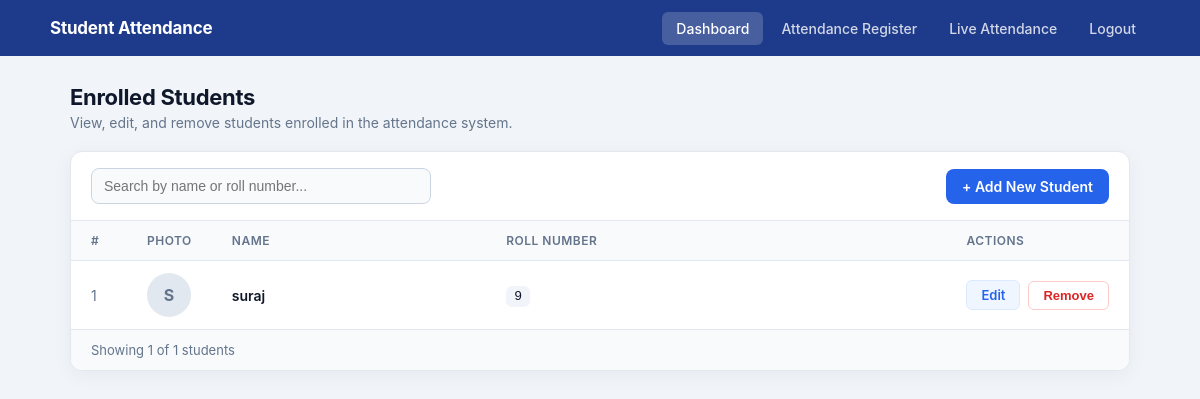
Page /admin (signed in) on the earlier database version.
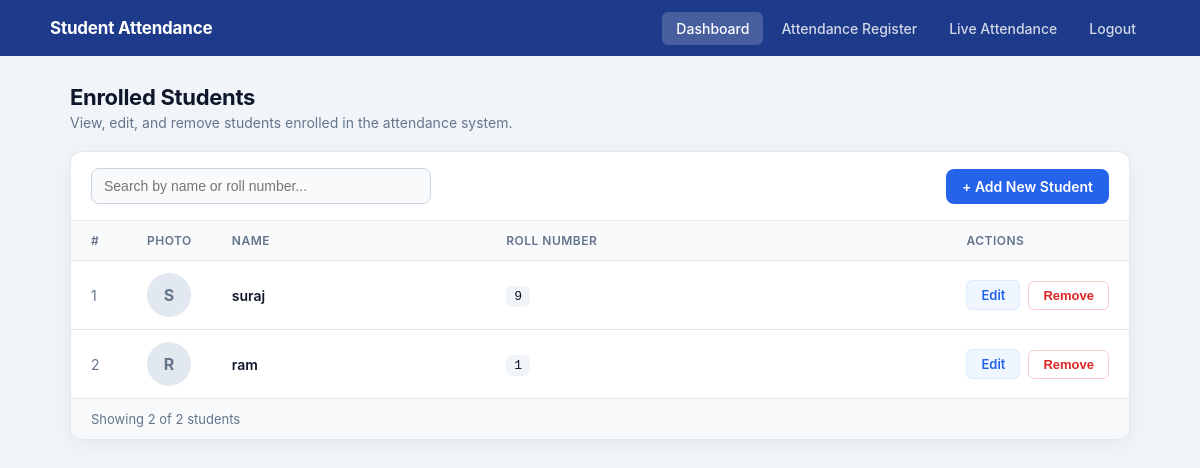
Same page on the later database version.
### tables this page shows
CREATE TABLE students (
                id INTEGER PRIMARY KEY AUTOINCREMENT,
                name TEXT NOT NULL,
                roll_number TEXT NOT NULL UNIQUE,
                photo_path TEXT
            );

### app.py (the view)
@app.route("/admin")
@login_required("admin")
def admin():
    try:
        conn = get_connection()                                 # open DB connection
        cursor = conn.cursor()                                  # create cursor
        cursor.execute("SELECT id, name, roll_number, photo_path FROM students ORDER BY id")  # fetch all students
        students = cursor.fetchall()                            # fetch all rows
        conn.close()                                            # close connection
    except Exception as e:
        return render_template("admin_dashboard.html", students=[], error="Database error loading students.")
    student_list = []                                           # build list of student dicts
    for s in students:
        photo_url = None                                        # default: no photo
        if s[3] and os.path.isfile(s[3]):                       # photo file exists on disk
            photo_url = "/" + s[3].replace("\\", "/")           # convert path to URL
            static_idx = photo_url.find("/static/")             # find /static/ prefix
            if static_idx != -1:
                photo_url = photo_url[static_idx:]              # strip everything before /static/
        student_list.append({"id": s[0], "name": s[1], "roll_number": s[2], "photo_url": photo_url})  # add student dict
    return render_template("admin_dashboard.html", students=student_list)  # render admin dashboard

### app.py (called while the page is built)
def login_required(role):
    def decorator(f):
        @wraps(f)
        def wrapper(*args, **kwargs):
            if "user_id" not in session:          # user is not logged in at all
                return redirect(url_for("login"))
            if session.get("role") != role:        # user lacks the required role
                return redirect(url_for("login"))
            return f(*args, **kwargs)              # authorised – call the original view
        return wrapper
    return decorator

### database.py (called while the page is built)
def get_connection():
    try:
        conn = sqlite3.connect(DB_PATH)     # open (or create) the SQLite database
        conn.execute("PRAGMA foreign_keys = ON")  # enable foreign key enforcement
        return conn
    except sqlite3.Error as e:
        print(f"Database connection error: {e}")
        raise

### templates/admin_dashboard.html (shortened to what this page needs)
<!DOCTYPE html>
<html lang="en">
<head>
</head>
<body>
    <header class="topbar">
        <div class="topbar-inner">
            <span class="brand">Student Attendance</span>
            <nav class="nav">
                <a href="/admin" class="active">Dashboard</a>
                <a href="/admin/attendance-register">Attendance Register</a>
                <a href="/admin/live">Live Attendance</a>
                <a href="/logout">Logout</a>
            </nav>
        </div>
    </header>
    <main class="container">
        <h2 class="page-title">Enrolled Students</h2>
        <p class="page-sub">View, edit, and remove students enrolled in the attendance system.</p>
        <div class="panel">
            {% if students %}
            <div class="toolbar">
                <input type="search" id="search" class="search" placeholder="Search by name or roll number...">
                <a href="/admin/add" class="btn">+ Add New Student</a>
            </div>
            <div class="table-wrap">
                <table id="studentTable">
                    <thead>
                        <tr>
                            <th class="col-index">#</th>
                            <th class="col-photo">Photo</th>
                            <th>Name</th>
                            <th>Roll Number</th>
                            <th class="col-actions">Actions</th>
                        </tr>
                    </thead>
                    <tbody>
                        {% for s in students %}
                        <tr>
                            <td class="col-index">{{ loop.index }}</td>
                            <td>
                                {% if s.photo_url %}
                                <img class="avatar" src="{{ s.photo_url }}" alt="{{ s.name }}">
                                {% else %}
                                <div class="avatar-empty" title="No photo">{{ s.name[:1] }}</div>
                                {% endif %}
                            </td>
                            <td class="name">{{ s.name }}</td>
                            <td><span class="roll">{{ s.roll_number }}</span></td>
                            <td>
                                <div class="actions">
                                    <a class="btn-sm btn-edit" href="/admin/edit/{{ s.id }}">Edit</a>
                                    <form action="/admin/remove/{{ s.id }}" method="POST" onsubmit="return confirm('Remove this student?');">
                                        <button type="submit" class="btn-sm btn-remove">Remove</button>
                                    </form>
                                </div>
                            </td>
                        </tr>
                        {% endfor %}
                    </tbody>
                </table>
            </div>
            <div class="table-footer" id="tableFooter">
                Showing {{ students|length }} of {{ students|length }} students
            </div>
            {% else %}
            <div class="empty">
                <h3>No students enrolled yet</h3>
                <p>Add your first student to start tracking attendance.</p>
                <a href="/admin/add" class="btn">+ Add New Student</a>
            </div>
            {% endif %}
        </div>
    </main>
</body>
</html>

Differences in the rows shown:
added students: name "R", name "ram", roll_number "1"
Other differences:
{{ students|length }}: "1" → "2"
